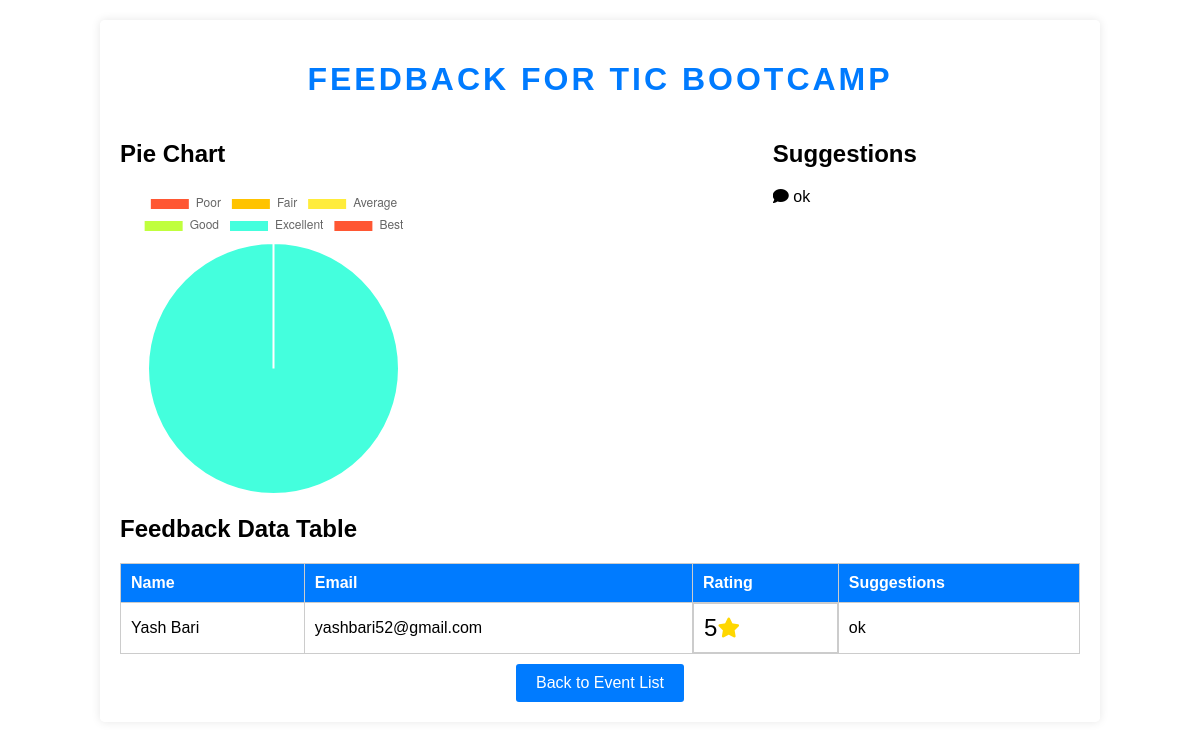
The page /view_feedback/1/ on the database as committed earlier.
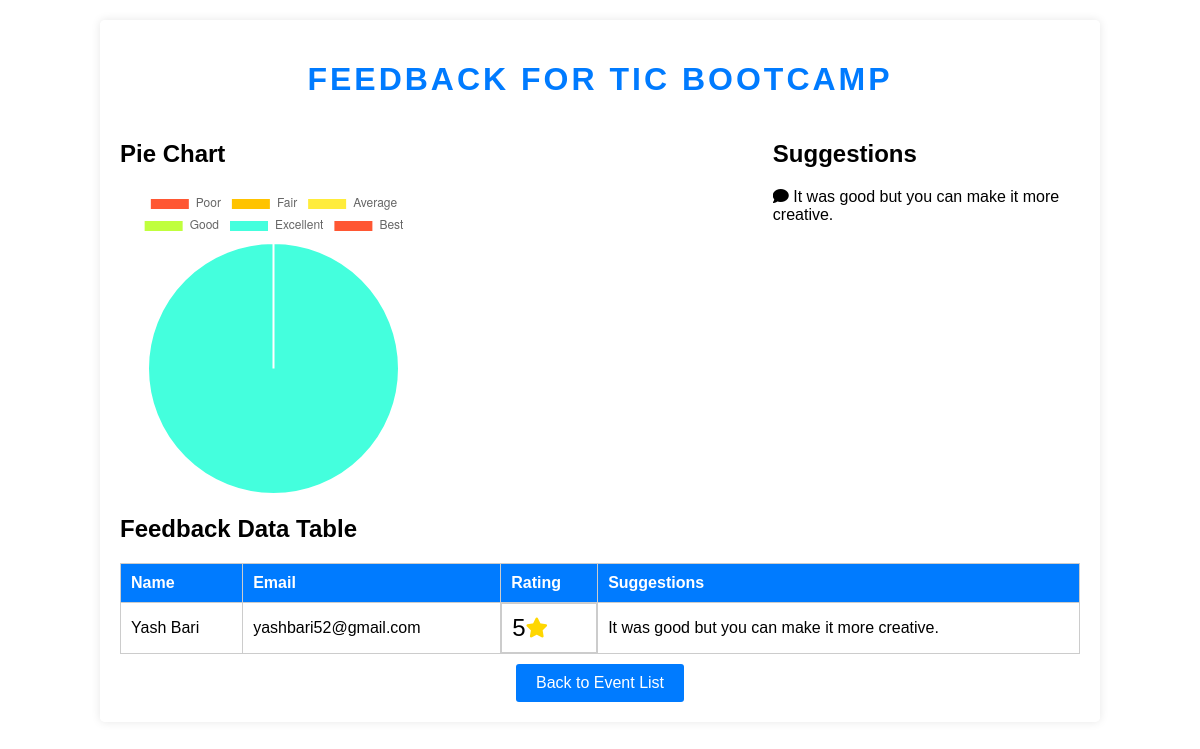
The same page on the database as committed later.
### event_manager/models.py (models this page shows)
class Feedback(models.Model):
    event = models.ForeignKey(Event, on_delete=models.CASCADE)
    name = models.CharField(max_length=255)
    email = models.EmailField()
    rating = models.PositiveIntegerField()
    suggestions = models.TextField()

### event_manager/views.py (the view)
# urls.py: path('view_feedback/<int:event_id>/', views.view_feedback, name='view_feedback'),
def view_feedback(request, event_id):
    feedbacks = Feedback.objects.filter(event_id=event_id)
    events = Event.objects.all()
    for feedback in feedbacks:
        feedback.rating_percentage = feedback.rating * 10
    context = {
        'event': Event.objects.get(id=event_id),
        'feedbacks': feedbacks,
    }
    return render(request, 'view_feedback.html', context)

### templates/view_feedback.html (shortened to what this page needs)
<!DOCTYPE html>
<html>
<head>
    <link rel="stylesheet" href="https://cdnjs.cloudflare.com/ajax/libs/font-awesome/6.3.0/css/all.min.css">
</head>
<body>
    <div class="container">
        <h1>Feedback for {{ event.event_name }}</h1>
        <div class="flex-container">
            <div class="chart-section">
                <h2>Pie Chart</h2>
                <canvas id="pieChart"></canvas>
            </div>
            <div class="suggestions-section">
                <h2>Suggestions</h2>
                {% for feedback in feedbacks %}
                    <p><i class="fas fa-comment"></i> {{ feedback.suggestions }}</p>
                {% endfor %}
            </div>
        </div>
        <div class="table-section">
            <h2>Feedback Data Table</h2>
            <table>
                <thead>
                    <tr>
                        <th>Name</th>
                        <th>Email</th>
                        <th>Rating</th>
                        <th>Suggestions</th>
                    </tr>
                </thead>
                <tbody>
                    {% for feedback in feedbacks %}
                        <tr>
                            <td>{{ feedback.name }}</td>
                            <td>{{ feedback.email }}</td>
                            <td class="rating">
                                <span>{{ feedback.rating }}</span>
                                <i class="fas fa-star"></i>
                            </td>
                            <td>{{ feedback.suggestions }}</td>
                        </tr>
                    {% endfor %}
                </tbody>
            </table>
        </div>
        <div class="back-button">
            <a href="{% url 'event_list' %}">Back to Event List</a>
        </div>
    </div>
    <script>
        // Set a dynamic background image from Unsplash.
        fetch('https://source.unsplash.com/1920x1080/?feedback background')
            .then(response => {
                document.body.style.backgroundImage = `url('${response.url}')`;
            });
        // JavaScript to create a pie chart
        const ctx = document.getElementById('pieChart').getContext('2d');
        // Fetch the ratings data from the server
        fetch("{% url 'feedback_data' event.id %}")
            .then(response => response.json())
            .then(data => {
                const ratings = data.ratings;
                const totalRatings = ratings.reduce((a, b) => a + b, 0);
                const percentages = ratings.map(rating => (rating / totalRatings) * 100);
                const pieChart = new Chart(ctx, {
                    type: 'pie',
                    data: {
                        labels: ['Poor', 'Fair', 'Average', 'Good', 'Excellent', 'Best'],
                        datasets: [{
                            data: percentages,
                            backgroundColor: ['#FF5733', '#FFC300', '#FFEC3B', '#C0FF3E', '#44FFDD', '#009900'],
                        }]
                    },
                });
            });
    </script>
</body>
</html>

Rows that differ between the two databases and show on the page:
changed Feedback "Yash Bari": suggestions "ok" → "It was good but you can make it more creative."
